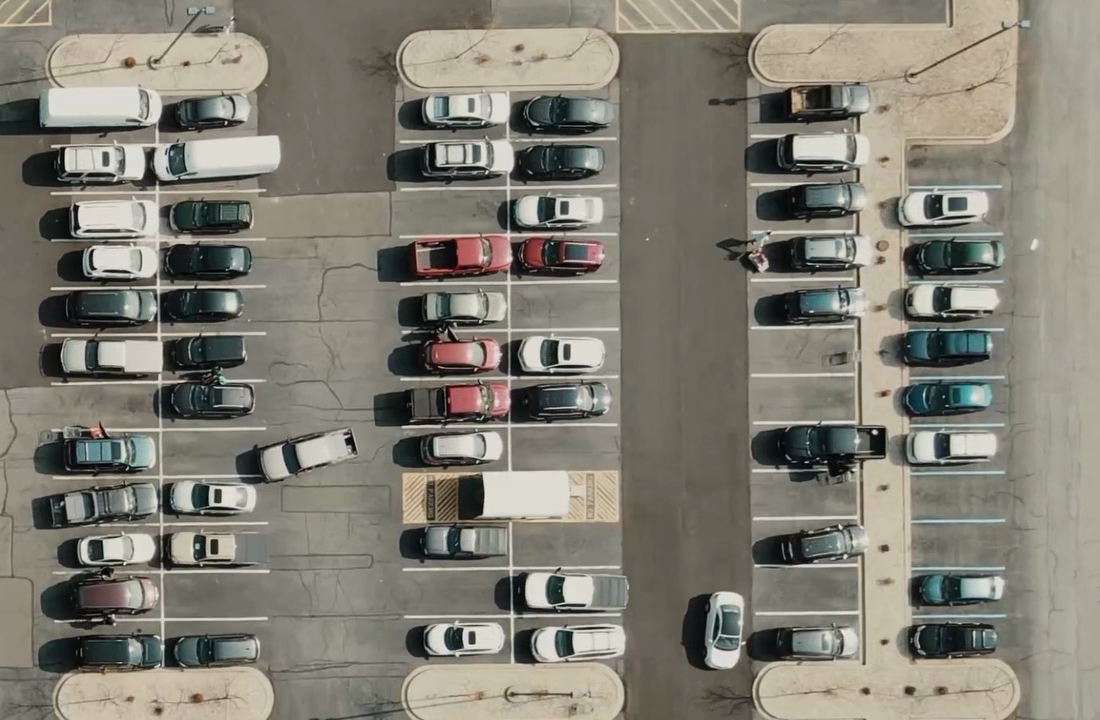
#> input picture carParkImg.png, 1100 x 720 px
$ python parkingspacepicker.py
#> lines starting #> are read from the running program, lines starting #| are printed output that depends on the picture; after the words box and inside, x2 and y2 are one past the last pixel; in counts of white or black regions, pixels touching at a corner belong together
import cv2
import pickle
import numpy as np
from dataclasses import dataclass
from typing import Tuple, List, Optional

@dataclass
class ParkingSpace:
    id: str
    position: Tuple[int, int]
    width: int
    height: int
    is_occupied: bool = False
    is_booked: bool = False

class ParkingSpacePicker:
    def __init__(self, image_path: str):
        self.image_path = image_path
        self.spaces: List[ParkingSpace] = []
        self.drawing = False
        self.dragging = False
        self.resizing = False
        self.selected_index = -1
        self.start_point = (-1, -1)
        self.end_point = (-1, -1)
        self.drag_start_pos = None
        self.resize_handle_size = 10
        self.template_size = None  # Store the size of the first space as template

        # Create sidebar image
        self.sidebar_width = 300
        self.sidebar_color = (240, 240, 240)  # Light gray

        # Load existing spaces
        try:
            with open('CarParkPos', 'rb') as f:
                saved_data = pickle.load(f)
                for i, (pos, size) in enumerate(saved_data):
                    self.spaces.append(ParkingSpace(
                        id=f"P{i+1:03d}",
                        position=pos,
                        width=size[0],
                        height=size[1]
                    ))
                if self.spaces:
                    self.template_size = (self.spaces[0].width, self.spaces[0].height)
        except:
            pass

    # [5 lines left out: function save_spaces, not called in this run]

    def is_near_point(self, p1: Tuple[int, int], p2: Tuple[int, int], threshold: int = 10) -> bool:
        """Check if two points are near each other"""
        return abs(p1[0] - p2[0]) < threshold and abs(p1[1] - p2[1]) < threshold

    # [101 lines left out: functions get_space_at_point, handle_mouse_event, not called in this run]

    def create_sidebar(self, img_height):
        sidebar = np.full((img_height, self.sidebar_width, 3), self.sidebar_color, dtype=np.uint8)

        # Add title
        cv2.putText(sidebar, "Parking Space Picker", (10, 30),
                   cv2.FONT_HERSHEY_SIMPLEX, 0.8, (0, 0, 0), 2)

        # Add instructions
        instructions = [
            "Controls:",
            "",
            "- Left click & drag to draw",
            "- Left click to place space",
            "",
            "General Controls:",
            "- Drag space to move",
            "- Drag corner to resize",
            "- Right click to delete",
            "",
            f"Total spaces: {len(self.spaces)}",
            "",
            "Keyboard:",
            "- 'R': Reset all spaces",
            "- 'S': Save and exit",
            "- 'Q': Quit without saving"
        ]

        y = 70
        for text in instructions:
            cv2.putText(sidebar, text, (10, y),
                       cv2.FONT_HERSHEY_SIMPLEX, 0.6, (0, 0, 0), 1)
            y += 25

        return sidebar

    def run(self):
        img = cv2.imread(self.image_path)
#> img is the input picture: shape (720, 1100, 3); mean B, G, R 116, 126.7, 129.8
        if img is None:
            print(f"Error: Could not load image '{self.image_path}'. Please make sure the file exists.")
            return

        self.img_width = img.shape[1]  # Store original image width
#> self.img_width = 1100
        window_name = "Parking Space Picker"
        cv2.namedWindow(window_name)
        cv2.setMouseCallback(window_name, self.handle_mouse_event)

        while True:
            img_copy = img.copy()

            # Draw all existing spaces
            for i, space in enumerate(self.spaces):
                color = (255, 0, 255)  # Default color
                thickness = 2

                if i == self.selected_index:
                    color = (0, 255, 255)  # Yellow for selected
                    thickness = 3

                # Draw the rectangle
                cv2.rectangle(img_copy,
                            space.position,
                            (space.position[0] + space.width, space.position[1] + space.height),
                            color, thickness)

                # Draw space ID
                cv2.putText(img_copy, space.id,
                           (space.position[0] + 5, space.position[1] + 20),
                           cv2.FONT_HERSHEY_SIMPLEX, 0.5, (255, 255, 255), 1)

                # Draw resize handle
                handle_pos = (space.position[0] + space.width, space.position[1] + space.height)
                cv2.circle(img_copy, handle_pos, self.resize_handle_size // 2, (0, 255, 0), -1)

            # Draw rectangle being created
            if self.drawing and self.start_point != (-1, -1) and self.end_point != (-1, -1):
                x1, y1 = min(self.start_point[0], self.end_point[0]), min(self.start_point[1], self.end_point[1])
                x2, y2 = max(self.start_point[0], self.end_point[0]), max(self.start_point[1], self.end_point[1])
                cv2.rectangle(img_copy, (x1, y1), (x2, y2), (0, 255, 0), 2)

            # Create and combine with sidebar
            sidebar = self.create_sidebar(img.shape[0])
#> in create_sidebar, `cv2.putText(sidebar, "Parking Space Picker", (10, 30), cv2.FONT_HERSHE..`:
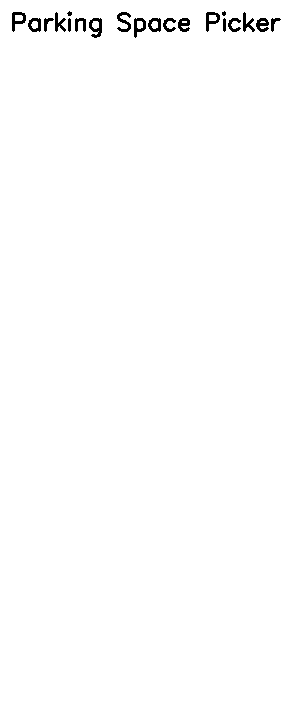
#> sidebar: shape (720, 300, 3); values 0 (black) and 240 (white), 99.2% white; 20 black regions (2 under 20 px), largest, box (x1, y1, x2, y2) and area: (89, 18, 102, 38) 147, (117, 12, 131, 32) 135, (12, 12, 26, 32) 132
#> after the loop in create_sidebar, `for text in instructions:`:
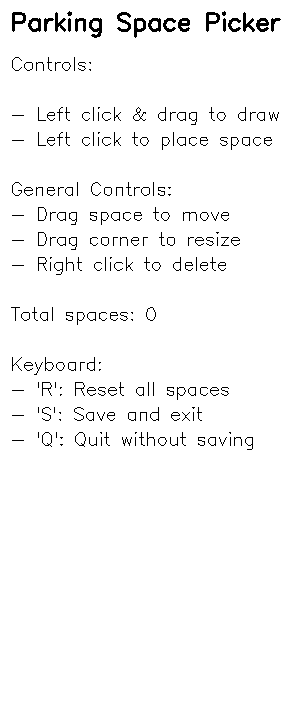
#> sidebar: shape (720, 300, 3); values 0 (black) and 240 (white), 97.1% white; black in thin lines or dots, all inside (x1, y1, x2, y2) = (11, 11, 281, 450)
#> after the loop in create_sidebar, `for text in instructions:`: y = 470
            combined_img = np.hstack((img_copy, sidebar))
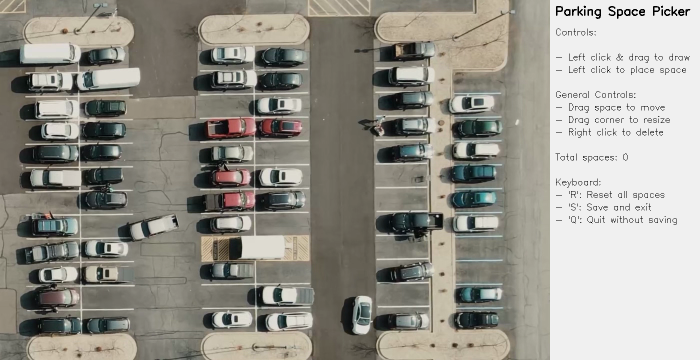
#> combined_img: shape (720, 1400, 3) (shown at 1/2 size); mean B, G, R 141.1, 149.5, 151.9

            cv2.imshow(window_name, combined_img)

            key = cv2.waitKey(1) & 0xFF
#> (key q is pressed here)
            if key == ord('q'):
                break
            elif key == ord('r'):
                self.spaces = []
                self.template_size = None
                self.save_spaces()
            elif key == ord('s'):
                self.save_spaces()
                break

        cv2.destroyAllWindows()
        return self.spaces

if __name__ == '__main__':
    picker = ParkingSpacePicker('carParkImg.png')
    picker.run()
